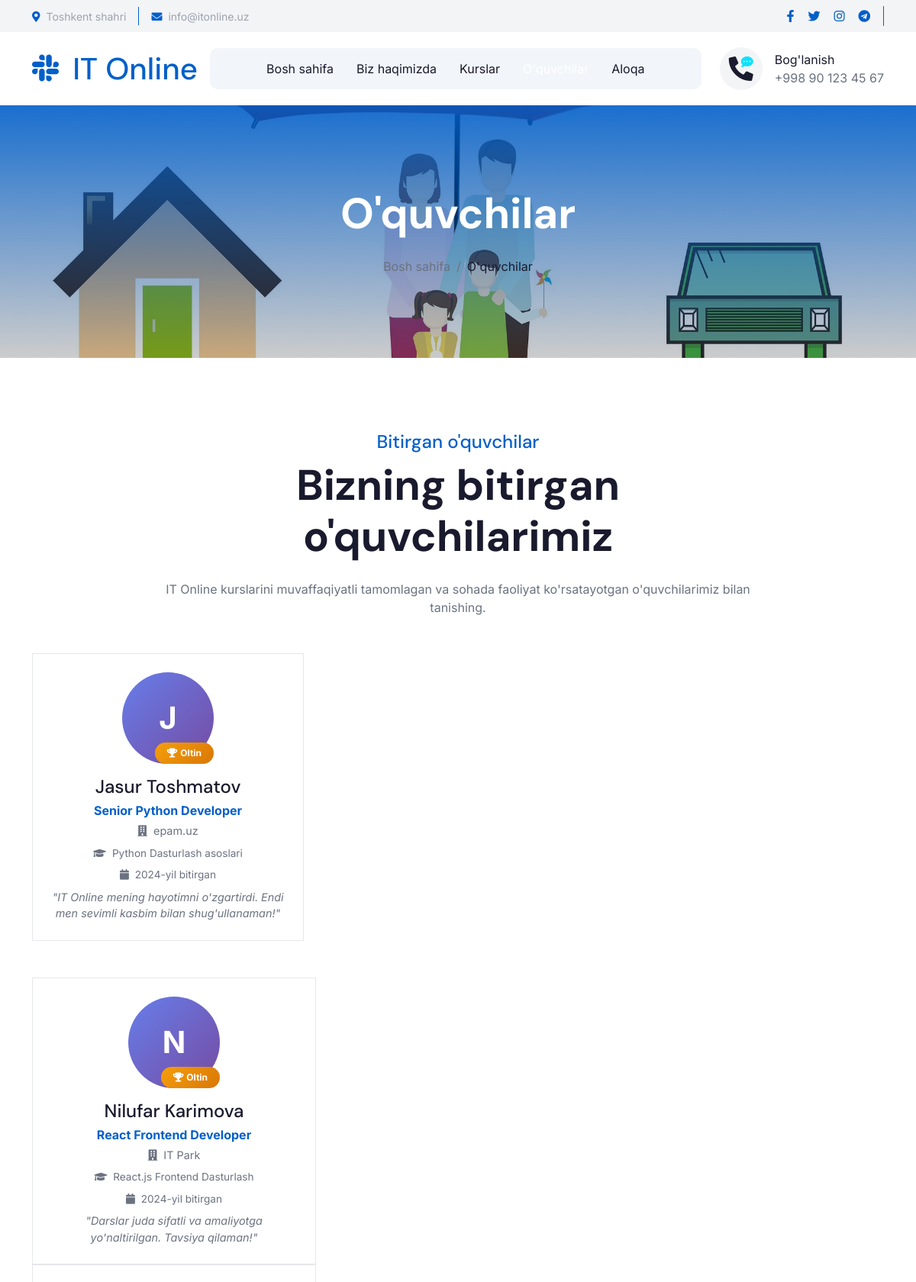
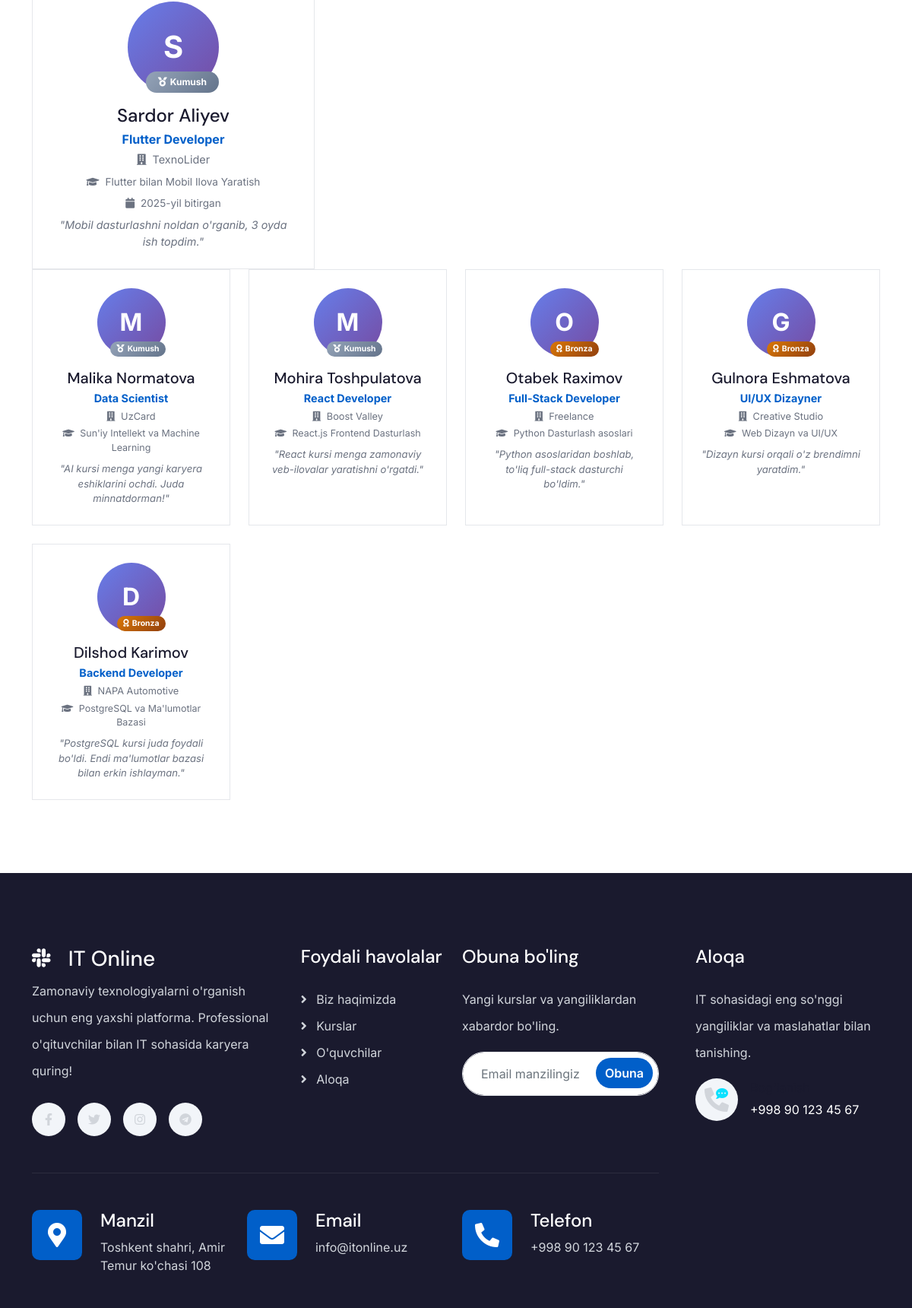
The page /oquvchilar/ (upper part) on the database its author committed (2 pictures, top to bottom).
### courses/models.py (models this page shows, shortened)
class Student(models.Model):
    RATING_CHOICES = [
        (1, "1 - Oltin"),
        (2, "2 - Kumush"),
        (3, "3 - Bronza"),
    ]
    name = models.CharField(max_length=200, verbose_name="To'liq ismi")
    course = models.ForeignKey(
        Course, on_delete=models.SET_NULL, null=True, blank=True, related_name="students", verbose_name="Bitirgan kurs"
    )
    photo = models.ImageField(upload_to="students/", blank=True, verbose_name="Rasm")
    profession = models.CharField(max_length=200, verbose_name="Hozirgi kasbi")
    company = models.CharField(max_length=200, blank=True, verbose_name="Ish joyi")
    quote = models.TextField(blank=True, verbose_name="O'z so'zi")
    rating = models.PositiveSmallIntegerField(choices=RATING_CHOICES, default=3, verbose_name="Reyting")
    is_top = models.BooleanField(default=False, verbose_name="Top o'quvchi")
    graduated_year = models.PositiveIntegerField(default=2025, verbose_name="Bitirgan yili")
    created_at = models.DateTimeField(auto_now_add=True)
    class Meta:
        verbose_name = "O'quvchi"
        verbose_name_plural = "O'quvchilar"
        ordering = ["rating", "-graduated_year"]

class Course(models.Model):
    title = models.CharField(max_length=300, verbose_name="Kurs nomi")
    slug = models.SlugField(unique=True)
    category = models.ForeignKey(
        Category, on_delete=models.CASCADE, related_name="courses", verbose_name="Kategoriya"
    )
    teacher = models.ForeignKey(
        Teacher, on_delete=models.SET_NULL, null=True, blank=True, related_name="courses", verbose_name="O'qituvchi"
    )
    short_description = models.TextField(verbose_name="Qisqa tavsif")
    full_description = models.TextField(blank=True, verbose_name="To'liq tavsif")
    image = models.ImageField(upload_to="courses/", blank=True, verbose_name="Rasm")
    price = models.DecimalField(max_digits=10, decimal_places=0, default=0, verbose_name="Narxi (so'm)")
    duration = models.CharField(max_length=100, blank=True, verbose_name="Davomiyligi")
    lessons_count = models.PositiveIntegerField(default=0, verbose_name="Darslar soni")
    is_featured = models.BooleanField(default=False, verbose_name="Tavsiya etilgan")
    created_at = models.DateTimeField(auto_now_add=True)
    class Meta:
        verbose_name = "Kurs"
        verbose_name_plural = "Kurslar"
        ordering = ["-created_at"]

### courses/views.py (the view)
# urls.py: path("oquvchilar/", views.student_list, name="student_list"),
def student_list(request):
    students = Student.objects.all()
    return render(request, "courses/student_list.html", {"students": students})

### templates/courses/student_list.html (shortened to what this page needs)
{% extends "base.html" %}
{% load static %}
{% block content %}
<div class="container-fluid bg-breadcrumb">
    <div class="container text-center py-5" style="max-width: 900px;">
        <h4 class="text-white display-4 mb-4 wow fadeInDown" data-wow-delay="0.1s">O'quvchilar</h4>
        <ol class="breadcrumb d-flex justify-content-center mb-0 wow fadeInDown" data-wow-delay="0.3s">
            <li class="breadcrumb-item"><a href="{% url 'index' %}">Bosh sahifa</a></li>
            <li class="breadcrumb-item active text-primary">O'quvchilar</li>
        </ol>
    </div>
</div>
<div class="container-fluid py-5">
    <div class="container py-5">
        <div class="text-center mx-auto pb-5 wow fadeInUp" data-wow-delay="0.2s" style="max-width: 800px;">
            <h4 class="text-primary">Bitirgan o'quvchilar</h4>
            <h1 class="display-4 mb-4">Bizning bitirgan o'quvchilarimiz</h1>
            <p class="mb-0">IT Online kurslarini muvaffaqiyatli tamomlagan va sohada faoliyat ko'rsatayotgan o'quvchilarimiz bilan tanishing.</p>
        </div>
        {% for student in students %}
        {% if forloop.first %}
        <div class="row g-4 mb-5">
        {% endif %}
        {% if forloop.counter <= 3 %}
            <div class="col-md-6 col-lg-4 wow fadeInUp" data-wow-delay="0.{{ forloop.counter }}s">
                <div class="student-card rounded-4 overflow-hidden h-100" style="background-color: var(--bg-card);">
                    <div class="p-4 text-center">
                        <div class="position-relative d-inline-block mb-3">
                            {% if student.photo %}
                            <img src="{{ student.photo.url }}" class="rounded-circle" style="width: 120px; height: 120px; object-fit: cover;" alt="{{ student.name }}">
                            {% else %}
                            <div class="rounded-circle d-flex align-items-center justify-content-center" style="width: 120px; height: 120px; background: linear-gradient(135deg, #667eea 0%, #764ba2 100%); color: #fff; font-size: 2.5rem; font-weight: bold;">
                                {{ student.name|first }}
                            </div>
                            {% endif %}
                            <span class="position-absolute bottom-0 end-0 badge {% if student.rating == 1 %}badge-gold{% elif student.rating == 2 %}badge-silver{% else %}badge-bronze{% endif %} rounded-pill px-3 py-2" style="font-size: 0.75rem;">
                                {% if student.rating == 1 %}<i class="fas fa-trophy me-1"></i>Oltin{% elif student.rating == 2 %}<i class="fas fa-medal me-1"></i>Kumush{% else %}<i class="fas fa-award me-1"></i>Bronza{% endif %}
                            </span>
                        </div>
                        <h4 class="mb-1">{{ student.name }}</h4>
                        <p class="text-primary mb-1 fw-bold">{{ student.profession }}</p>
                        {% if student.company %}
                        <p class="mb-2" style="color: var(--text-muted); font-size: 0.9rem;"><i class="fas fa-building me-1"></i> {{ student.company }}</p>
                        {% endif %}
                        {% if student.course %}
                        <p class="mb-2" style="color: var(--text-muted); font-size: 0.85rem;"><i class="fas fa-graduation-cap me-1"></i> {{ student.course.title }}</p>
                        {% endif %}
                        <p class="mb-2" style="color: var(--text-muted); font-size: 0.85rem;"><i class="fas fa-calendar me-1"></i> {{ student.graduated_year }}-yil bitirgan</p>
                        {% if student.quote %}
                        <p class="fst-italic mb-0" style="color: var(--text-secondary); font-size: 0.9rem;">"{{ student.quote }}"</p>
                        {% endif %}
                    </div>
                </div>
            </div>
        {% endif %}
        {% if forloop.first %}
        </div>
        {% endif %}
        {% if forloop.counter == 3 %}
        <div class="row g-4">
        {% endif %}
        {% if forloop.counter > 3 %}
            <div class="col-md-6 col-lg-4 col-xl-3 wow fadeInUp" data-wow-delay="0.{{ forloop.counter|add:0 }}s">
                <div class="student-card rounded-4 overflow-hidden h-100" style="background-color: var(--bg-card);">
                    <div class="p-4 text-center">
                        <div class="position-relative d-inline-block mb-3">
                            {% if student.photo %}
                            <img src="{{ student.photo.url }}" class="rounded-circle" style="width: 90px; height: 90px; object-fit: cover;" alt="{{ student.name }}">
                            {% else %}
                            <div class="rounded-circle d-flex align-items-center justify-content-center" style="width: 90px; height: 90px; background: linear-gradient(135deg, #667eea 0%, #764ba2 100%); color: #fff; font-size: 2rem; font-weight: bold;">
                                {{ student.name|first }}
                            </div>
                            {% endif %}
                            <span class="position-absolute bottom-0 end-0 badge {% if student.rating == 1 %}badge-gold{% elif student.rating == 2 %}badge-silver{% else %}badge-bronze{% endif %} rounded-pill px-2 py-1" style="font-size: 0.65rem;">
                                {% if student.rating == 1 %}<i class="fas fa-trophy me-1"></i>Oltin{% elif student.rating == 2 %}<i class="fas fa-medal me-1"></i>Kumush{% else %}<i class="fas fa-award me-1"></i>Bronza{% endif %}
                            </span>
                        </div>
                        <h5 class="mb-1">{{ student.name }}</h5>
                        <p class="text-primary mb-1 fw-bold" style="font-size: 0.9rem;">{{ student.profession }}</p>
                        {% if student.company %}
                        <p class="mb-1" style="color: var(--text-muted); font-size: 0.8rem;"><i class="fas fa-building me-1"></i> {{ student.company }}</p>
                        {% endif %}
                        {% if student.course %}
                        <p class="mb-1" style="color: var(--text-muted); font-size: 0.78rem;"><i class="fas fa-graduation-cap me-1"></i> {{ student.course.title }}</p>
                        {% endif %}
                        {% if student.quote %}
                        <p class="fst-italic mb-0 mt-2" style="color: var(--text-secondary); font-size: 0.82rem;">"{{ student.quote|truncatewords:12 }}"</p>
                        {% endif %}
                    </div>
                </div>
            </div>
        {% endif %}
        {% if forloop.last %}
        </div>
        {% endif %}
        {% empty %}
        <div class="text-center py-5">
            <i class="fas fa-user-graduate fa-4x text-primary mb-4"></i>
            <h3>Hali o'quvchilar qo'shilmagan</h3>
            <p class="text-muted">Admin panel orqali o'quvchilarni qo'shing.</p>
        </div>
        {% endfor %}
    </div>
</div>
{% endblock %}

### static/css/style.css (style rules this page uses)
.bg-breadcrumb { position: relative; overflow: hidden; background: linear-gradient(rgba(1, 95, 201, 0.9), rgba(0, 0, 0, 0.2)), url(../img/bg-breadcrumb.jpg); background-position: center center; background-repeat: no-repeat; background-size: cover; padding: 60px 0 60px 0; transition: 0.5s; }
.bg-breadcrumb .breadcrumb { position: relative; }
.bg-breadcrumb .breadcrumb .breadcrumb-item a { color: var(--bs-white); }

### templates/base.html (style rules this page uses)
:root { --bg-primary: #ffffff; --bg-secondary: #f3f4f6; --bg-card: #ffffff; --text-primary: #1a1a2e; --text-secondary: #6b7280; --text-muted: #9ca3af; --border-color: #e5e7eb; --footer-bg: #1a1a2e; --footer-text: #d1d5db; --topbar-bg: #f3f4f6; --spinner-bg: #ffffff; --breadcrumb-overlay: rgba(0,0,0,0.5); }
body { background-color: var(--bg-primary); color: var(--text-primary); transition: background-color 0.3s ease, color 0.3s ease; }
h1, h2, h3, h4, h5, h6 { color: var(--text-primary); }
p, .text-dark { color: var(--text-secondary) !important; }
.breadcrumb-item a { color: var(--text-secondary) !important; }
.breadcrumb-item.active { color: var(--text-primary) !important; }
.badge-gold { background: linear-gradient(135deg, #f59e0b, #d97706); color: #fff; }
.badge-silver { background: linear-gradient(135deg, #94a3b8, #64748b); color: #fff; }
.badge-bronze { background: linear-gradient(135deg, #d97706, #92400e); color: #fff; }
.student-card { transition: transform 0.3s ease, box-shadow 0.3s ease; border: 1px solid var(--border-color); }

### rows shown on the page
Student: name|first "J", rating 1 (drawn), name "Jasur Toshmatov", profession "Senior Python Developer", company "epam.uz", course "Python Dasturlash asoslari", graduated_year "2024", quote "IT Online mening hayotimni o'zgartirdi. Endi men sevimli kasbim bilan shug'ullanaman!"
Student: name|first "N", rating 1 (drawn), name "Nilufar Karimova", profession "React Frontend Developer", company "IT Park", course "React.js Frontend Dasturlash", graduated_year "2024", quote "Darslar juda sifatli va amaliyotga yo'naltirilgan. Tavsiya qilaman!"
Student: name|first "S", rating 2 (drawn), name "Sardor Aliyev", profession "Flutter Developer", company "TexnoLider", course "Flutter bilan Mobil Ilova Yaratish", graduated_year "2025", quote "Mobil dasturlashni noldan o'rganib, 3 oyda ish topdim."
Student: name|first "M", rating 2 (drawn), name "Malika Normatova", profession "Data Scientist", company "UzCard", course "Sun'iy Intellekt va Machine Learning", quote "AI kursi menga yangi karyera eshiklarini ochdi. Juda minnatdorman!"
Student: name|first "M", rating 2 (drawn), name "Mohira Toshpulatova", profession "React Developer", company "Boost Valley", course "React.js Frontend Dasturlash", quote "React kursi menga zamonaviy veb-ilovalar yaratishni o'rgatdi."
Student: name|first "O", rating 3 (drawn), name "Otabek Raximov", profession "Full-Stack Developer", company "Freelance", course "Python Dasturlash asoslari", quote "Python asoslaridan boshlab, to'liq full-stack dasturchi bo'ldim."
Student: name|first "G", rating 3 (drawn), name "Gulnora Eshmatova", profession "UI/UX Dizayner", company "Creative Studio", course "Web Dizayn va UI/UX", quote "Dizayn kursi orqali o'z brendimni yaratdim."
Student: name|first "D", rating 3 (drawn), name "Dilshod Karimov", profession "Backend Developer", company "NAPA Automotive", course "PostgreSQL va Ma'lumotlar Bazasi", quote "PostgreSQL kursi juda foydali bo'ldi. Endi ma'lumotlar bazasi bilan erkin ishlayman."
